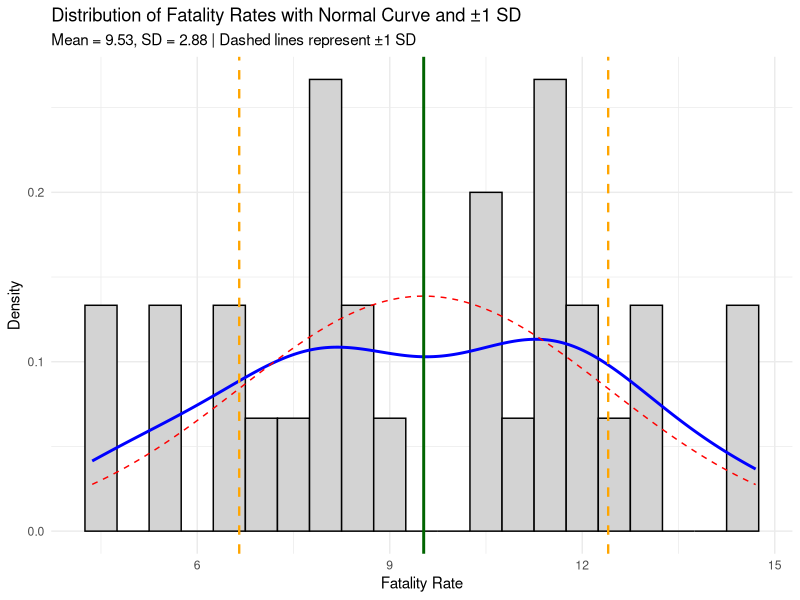
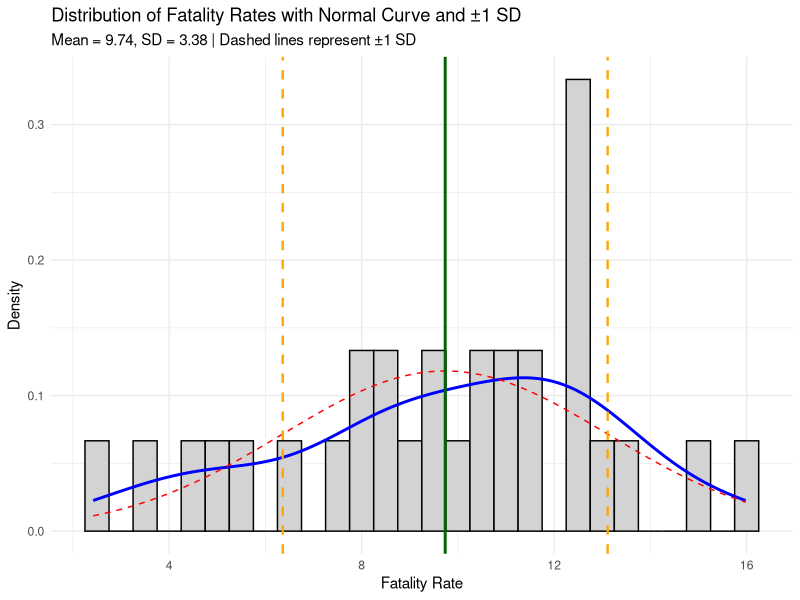
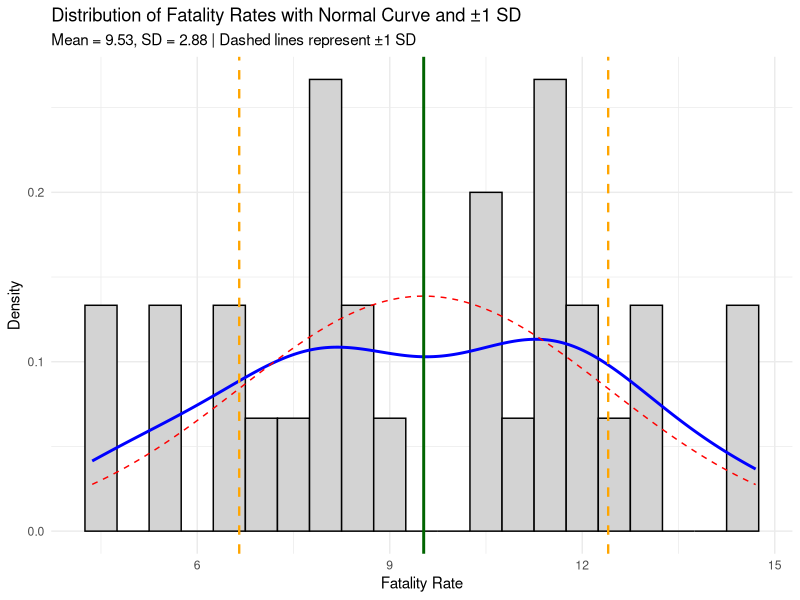
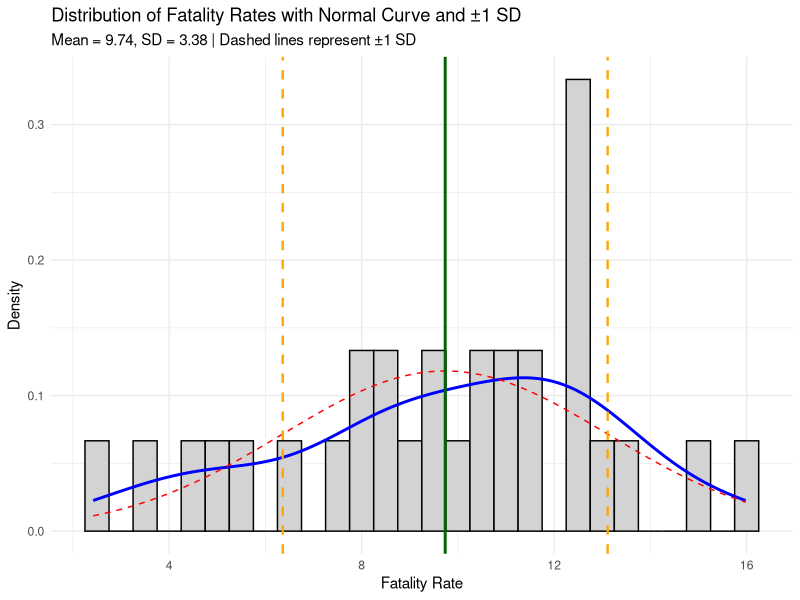

Write R code to recreate these figures, in order.
library(tidyverse)

if (!file.exists("Additional_plot_August2025/master_fatality_cbsa30.csv")) {
  stop("Error: The file 'master_fatality_cbsa30.csv' does not exist in the working directory. Please ensure the file is available.")
}
msa <- read.csv("Additional_plot_August2025/master_fatality_cbsa30.csv")

if (!file.exists("Additional_plot_August2025/youth_msa_county_wide_modified.csv")) {
  stop("Error: The file 'youth_msa_county_wide_modified.csv' does not exist in the working directory. Please ensure the file is available.")
}
county <- read.csv("Additional_plot_August2025/youth_msa_county_wide_modified.csv")

county_main <- county %>%
  filter(Main == "Main")
# Calculate mean and standard deviation
mean_rate <- mean(msa$rate_overall, na.rm = TRUE)
sd_rate <- sd(msa$rate_overall, na.rm = TRUE)

# Plot (CBSA / MSA version)
p_msa <- ggplot(msa, aes(x = rate_overall)) +
  geom_histogram(aes(y = after_stat(density)), binwidth = 0.5, fill = "lightgray", color = "black") +
  geom_density(color = "blue", linewidth = 1) +
  stat_function(fun = dnorm,
                args = list(mean = mean_rate, sd = sd_rate),
                color = "red", linetype = "dashed") +
  geom_vline(xintercept = mean_rate, color = "darkgreen", linetype = "solid", linewidth = 1) +
  geom_vline(xintercept = mean_rate + sd_rate, color = "orange", linetype = "dashed", linewidth = 0.8) +
  geom_vline(xintercept = mean_rate - sd_rate, color = "orange", linetype = "dashed", linewidth = 0.8) +
  labs(
    title = "Distribution of Fatality Rates with Normal Curve and ±1 SD",
    subtitle = paste0("Mean = ", round(mean_rate, 2),
                      ", SD = ", round(sd_rate, 2),
                      " | Dashed lines represent ±1 SD"),
    x = "Fatality Rate",
    y = "Density"
  ) +
  theme_minimal()
print(p_msa)
ggsave("Additional_plot_August2025/msa.png", p_msa,
       width = 7.03, height = 5.09, dpi = 200, bg = "white", device = ragg::agg_png)


county_mean_rate <- mean(county_main$rate_total, na.rm = TRUE)
county_sd_rate <- sd(county_main$rate_total, na.rm = TRUE)

# Plot (central county version)
p_county <- ggplot(county_main, aes(x = rate_total)) +
  geom_histogram(aes(y = after_stat(density)), binwidth = 0.5, fill = "lightgray", color = "black") +
  geom_density(color = "blue", linewidth = 1) +
  stat_function(fun = dnorm,
                args = list(mean = county_mean_rate, sd = county_sd_rate),
                color = "red", linetype = "dashed") +
  geom_vline(xintercept = county_mean_rate, color = "darkgreen", linetype = "solid", linewidth = 1) +
  geom_vline(xintercept = county_mean_rate + county_sd_rate, color = "orange", linetype = "dashed", linewidth = 0.8) +
  geom_vline(xintercept = county_mean_rate - county_sd_rate, color = "orange", linetype = "dashed", linewidth = 0.8) +
  labs(
    title = "Distribution of Fatality Rates with Normal Curve and ±1 SD",
    subtitle = paste0("Mean = ", round(county_mean_rate, 2),
                      ", SD = ", round(county_sd_rate, 2),
                      " | Dashed lines represent ±1 SD"),
    x = "Fatality Rate",
    y = "Density"
  ) +
  theme_minimal()
print(p_county)
ggsave("Additional_plot_August2025/central county.png", p_county,
       width = 7.03, height = 5.09, dpi = 200, bg = "white", device = ragg::agg_png)
